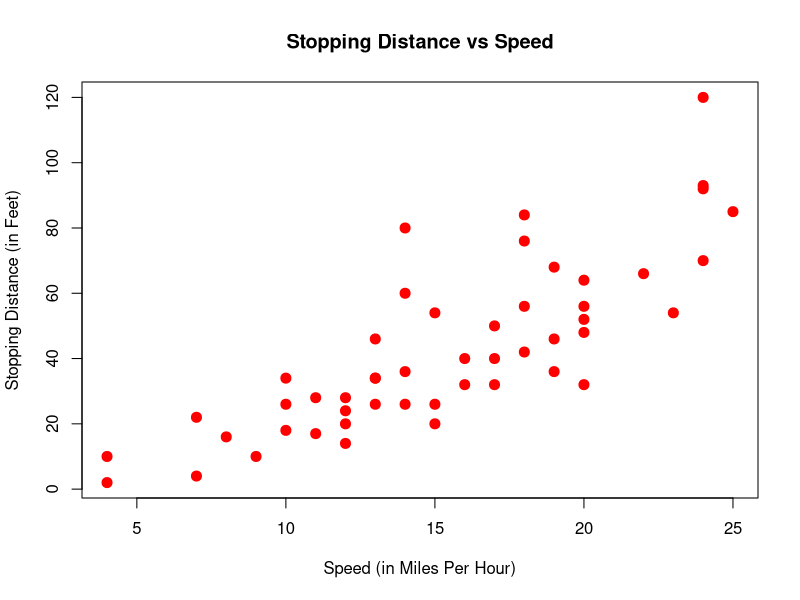

Reproduce this figure in R. (Note: this script raises an error after producing the figure.)
## ---- chunk 1
View(cars)
## ---- chunk 2
dim(cars)
## ---- chunk 3
plot(dist ~ speed, data = cars,
     xlab = "Speed (in Miles Per Hour)",
     ylab = "Stopping Distance (in Feet)",
     main = "Stopping Distance vs Speed",
     pch  = 20,
     cex  = 2,
     col  = "red")
## ---- chunk 4
all.equal(mean(ss$error), 0)
## ---- chunk 5
data("wage1", package = "wooldridge")   # load data
## ---- chunk 6
# a function that returns a plot
plotfun <- function(wage1,log=FALSE,rug = TRUE){
    y = wage1$wage
    if (log){
        y = log(wage1$wage)
    }
    plot(y = y,
       x = wage1$educ, 
       col = "red", pch = 21, bg = "grey",     
       cex=1.25, xaxt="n", frame = FALSE,      # set default x-axis to none
       main = ifelse(log,"log(Wages) vs. Education, 1976","Wages vs. Education, 1976"),
       xlab = "years of education", 
       ylab = ifelse(log,"Log Hourly wages","Hourly wages"))
    axis(side = 1, at = c(0,6,12,18))         # add custom ticks to x axis
    if (rug) rug(wage1$wage, side=2, col="red")        # add `rug` to y axis
}

par(mfcol = c(2,1))  # set up a plot with 2 panels
# plot 1: standard scatter plot
plotfun(wage1)

# plot 2: add a panel with histogram+density
hist(wage1$wage,prob = TRUE, col = "grey", border = "red", 
     main = "Histogram of wages and Density",xlab = "hourly wage")
lines(density(wage1$wage), col = "black", lw = 2)
## ---- chunk 7
hourly_wage <- lm(formula = wage ~ educ, data = wage1)
plotfun(wage1)
abline(hourly_wage, col = 'black', lw = 2) # add regression line
## ---- chunk 8
summary(hourly_wage)
## ---- chunk 9
log_hourly_wage = update(hourly_wage, log(wage) ~ ., data = wage1)
## ---- chunk 10
par(mfrow = c(1,2))

plotfun(wage1,rug = FALSE)
abline(hourly_wage, col = 'black', lw = 2) # add regression line

plotfun(wage1,log = TRUE, rug = FALSE)
abline(log_hourly_wage, col = 'black', lw = 2) # add regression line
## ---- chunk 11
summary(log_hourly_wage)
## ---- chunk 12
data("ceosal1", package = "wooldridge")  
#
par(mfrow = c(1,2))
#
plot(salary ~ sales, data = ceosal1, main = "Sales vs Salaries",xaxt = "n",frame = FALSE)
axis(1, at = c(0,40000, 80000))
rug(ceosal1$salary,side = 2)
rug(ceosal1$sales,side = 1)
#
plot(log(salary) ~ log(sales), data = ceosal1, main = "Log(Sales) vs Log(Salaries)")
## ---- chunk 13
summary(lm(log(salary) ~ log(sales), data=ceosal1))
